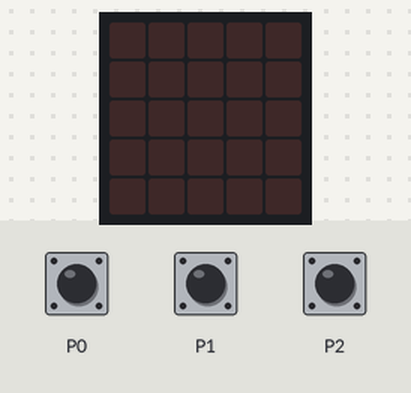
This program was run on a simulated BBC micro:bit (MakeCode). On the bench: the board's 5×5 LED display. The test bench sets the inputs (shaded band). Random numbers come from a fixed seed; the 48×5 strip is a reading aid, not a part: it shows the text the display is scrolling, unrolled, one strip-width of it at a time.

Above: at 1.2 s.
1.3 s: touch pin P0 pressed for 0.15 s
At 2.0 s:
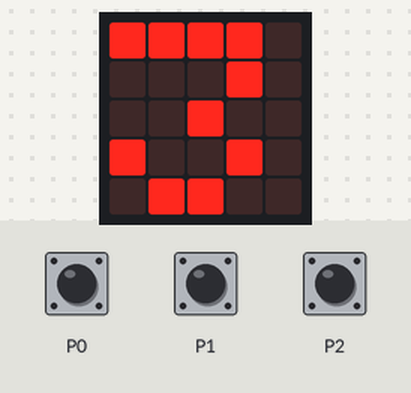
4.4 s: touch pin P1 pressed for 0.15 s
7.5 s: touch pin P2 pressed for 0.15 s
At 9.3 s:
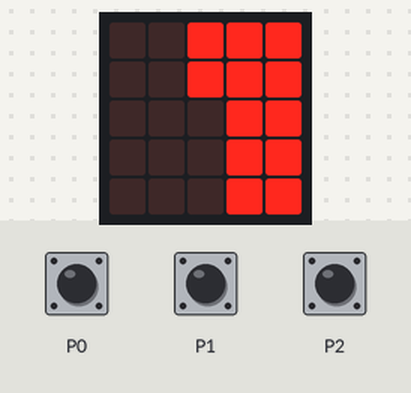
10.6 s: touch pin P0 pressed for 0.15 s
At 22.3 s:
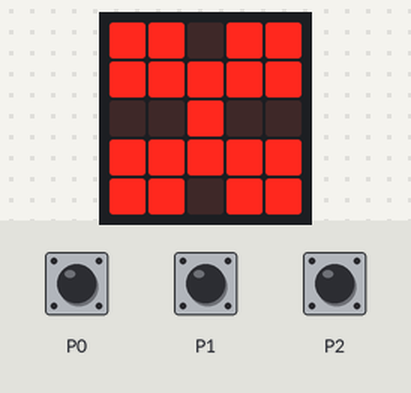
Timing chart, 0 to 22.7 s (numbered marks = the images above; inputs shaded):
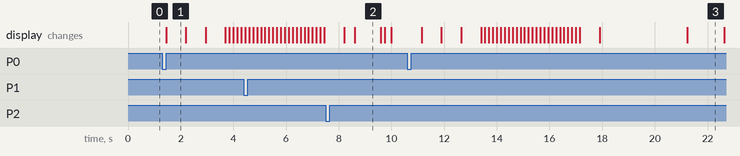

Measured:
- after the input at 1.3 s, the display: changes after 0.15 s (image 1)
- after the input at 10.6 s, the display: first changes after 0.55 s (image 3 shows a later state)
- what the display in image 1 shows lasts 0.7 s, from 1.5 s to 2.2 s
- what the display in image 2 shows lasts 1.0 s, from 8.6 s to 9.6 s

The program:

main.ts
```typescript
let jog2 = 0
let jog1 = 0
input.onPinPressed(TouchPin.P0, function () {
    basic.showNumber(3)
    basic.showNumber(2)
    basic.showNumber(1)
    basic.showString("GO!!")
    basic.pause(randint(1000, 5000))
    basic.showLeds(`
        # # . # #
        # # # # #
        . . # . .
        # # # # #
        # # . # #
        `)
    basic.pause(1000)
    basic.clearScreen()
})
input.onPinPressed(TouchPin.P2, function () {
    jog2 += 1
    basic.showLeds(`
        . . # # #
        . . # # #
        . . . # #
        . . . # #
        . . . # #
        `)
    basic.pause(1000)
    basic.clearScreen()
})
input.onPinPressed(TouchPin.P1, function () {
    jog1 += 1
    basic.showLeds(`
        # # # . .
        # # # . .
        # # . . .
        # # . . .
        # # . . .
        `)
    basic.pause(1000)
    basic.clearScreen()
})
basic.forever(function () {

})
```

test.ts
```typescript
// testes vão aqui; isto não será compilado quando este pacote for usado como uma extensão.
```
